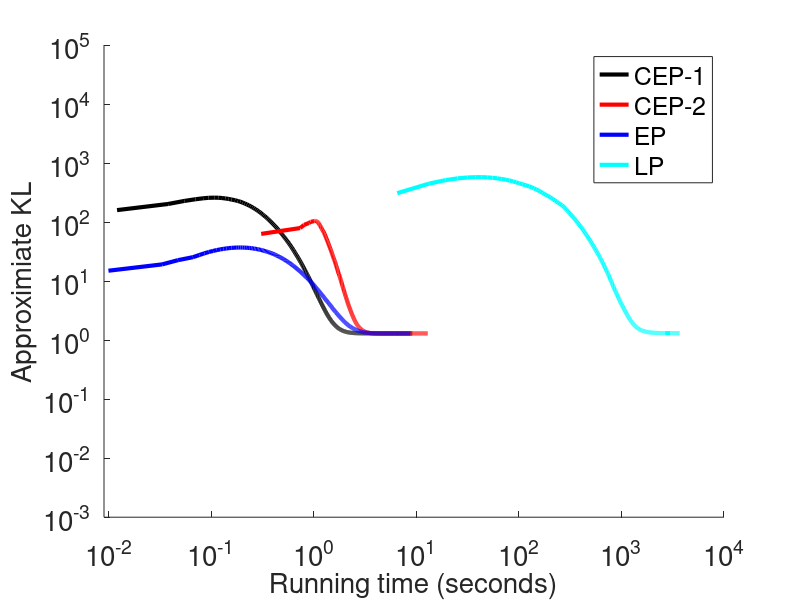

Write MATLAB code to recreate this figure.
clear all;
close all;


load('cep-sim1.mat');
load('cep2-sim1.mat');
load('ep-sim1.mat');
load('vb-sim1.mat');
load('lp-sim1.mat');
figure;
hold on;

% CEP
plot(cep.time, cep.kl, 'k', 'LineWidth',3);

% CEP2
plot(cep2.time, cep2.kl, 'r', 'LineWidth',3);

% EP
plot(ep.time, ep.kl, 'b', 'LineWidth',3);

% EP non-factorized

% plot(epnf.time, epnf.kl, 'y', 'LineWidth',3);

% VB
% plot(vb.time, vb.kl,'g', 'LineWidth',3);

% VB nf
% plot(vbnf.time, vbnf.kl,'c', 'LineWidth',3);

% LP

plot(lp.time, lp.kl, 'c', 'LineWidth',3);

set(gca, 'YScale', 'log');
set(gca, 'XScale', 'log');
set(gca, 'FontSize', 20);
ylim([0.001, 10^5]);
xlim([9*10^-3,10^4]);
legend('CEP-1', 'CEP-2', 'EP', 'LP'); 
xlabel('Running time (seconds)', 'FontSize', 20);
ylabel('Approximiate KL', 'FontSize', 20);
hold off;